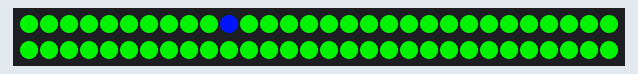
Simulated run of this program. Board: Raspberry Pi (BCM pin numbers). Parts: 60 RGB LEDs in strip order, left to right, continuing on the next row. At 13.0 s the program stops and its outputs stay as they are.

Above: at 0.1 s.
At 4.54 s:
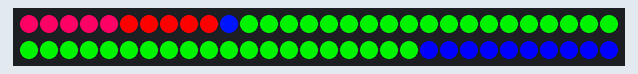
At 5.65 s:
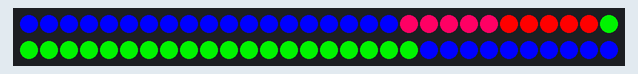
At 6.76 s:
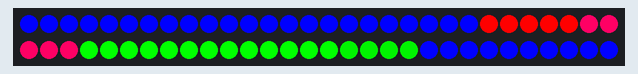
At 7.87 s:
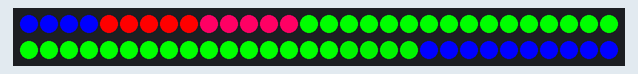
At 9.0 s:
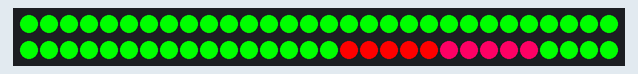

The program:

OneStripNeopixel.py
```python
#include all neccessary packages to get LEDs to work with Raspberry Pi
import time
import board
import neopixel

#Initialise a strips variable, provide the GPIO Data Pin
#utilised and the amount of LED Nodes on strip and brightness (0 to 1 value)
pixels1 = neopixel.NeoPixel(board.D12, 60, brightness=1)

#Also create an arbitary count variable
x=0

#Focusing on a particular strip, use the command Fill to make it all a single colour
#based on decimal code R, G, B. Number can be anything from 255 - 0. Use a RGB Colour
#Code Chart Website to quickly identify a desired fill colour.
pixels1.fill((0, 220, 0))

#Below demonstrates how to individual address a colour to a LED Node, in this case
#LED Node 10 and colour Blue was selected
pixels1[10] = (0, 20, 255)

#Sleep for three seconds, You should now have all LEDs showing light with the first node
#Showing a different colour
time.sleep(4)

#Little Light slider script, it will produce a nice loading bar effect all the way up
#and then all the way back
#This was created using a While Loop taking advantage of that arbitary variable to determine
#which LED Node we will taget/index with a different colour

#Below will loop until variabe x has value 35
while x<35:

    pixels1[x] = (255, 0, 0)
    pixels1[x-5] = (255, 0, 100)
    pixels1[x-10] = (0, 0, 255)
    #Add 1 to the counter
    x=x+1
    #Add a small time pause which will translate to 'smoothly' changing colour
    time.sleep(0.05)

#below section is the same process as above loop just in reverse
while x>-15:
    pixels1[x] = (255, 0, 0)
    pixels1[x+5] = (255, 0, 100)
    pixels1[x+10] = (0, 255, 0)
    x=x-1
    time.sleep(0.05)

#Add a brief time delay to appreciate what has happened
time.sleep(4)

#Complete the script by returning all the LED to off
pixels1.fill((0, 0, 0))
```

Measured:
- what the display in image 5 shows lasts 4.1 s, from 8.9 s to 13.0 s
